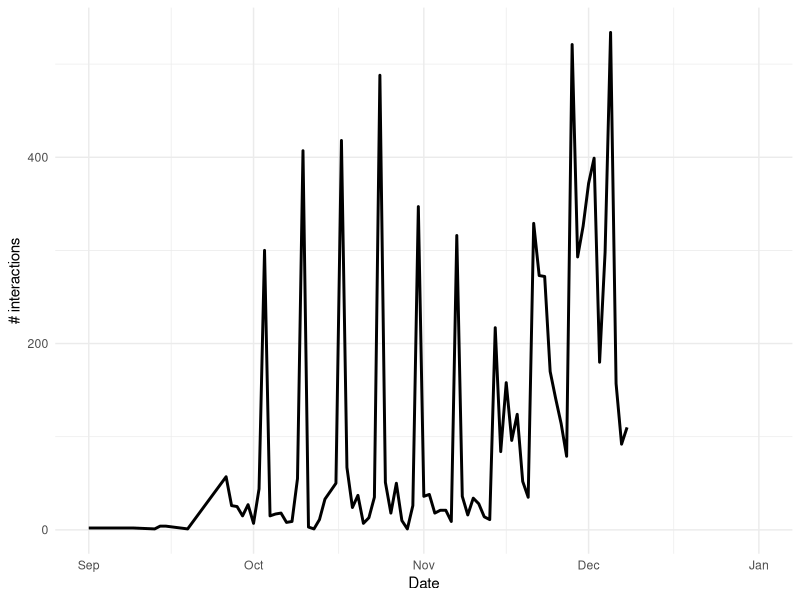
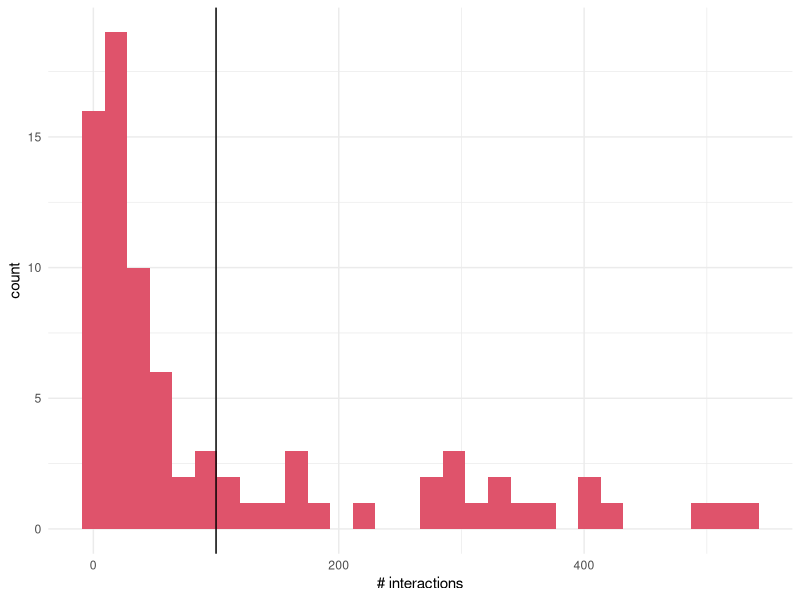

The R source for these figures, in order:
## ---- chunk 1
#| warning: false
#| echo: false
#| label: fig-timeseries
#| fig-cap: "A line plot of some mystery data"

# r code
# schluppeck, 2022-12-12

library(tidyverse)

df <- read_csv("2017-mysteryTimeseries.csv")

df %>%
    ggplot(aes(x = theTime_day, y = n)) +
        geom_line(linewidth=1) +
        scale_x_date(
            limits = as.Date(
                c('2016-09-01', '2017-01-01'))) +
        labs(x = "Date", y = "# interactions") +
        theme_minimal()

## ---- chunk 2
head(df)
## ---- chunk 3
#| echo: false
#| label: fig-hist
#| fig-cap: "Events with > 100 interactions labelled"

df %>%
    ggplot(aes(x = n)) +
        geom_histogram(bins = 30, fill=2) +
        scale_fill_brewer(type='qual',1 ) +
        geom_vline(xintercept = 100) +
        labs(x = "# interactions", y = "count") +
        theme_minimal()
